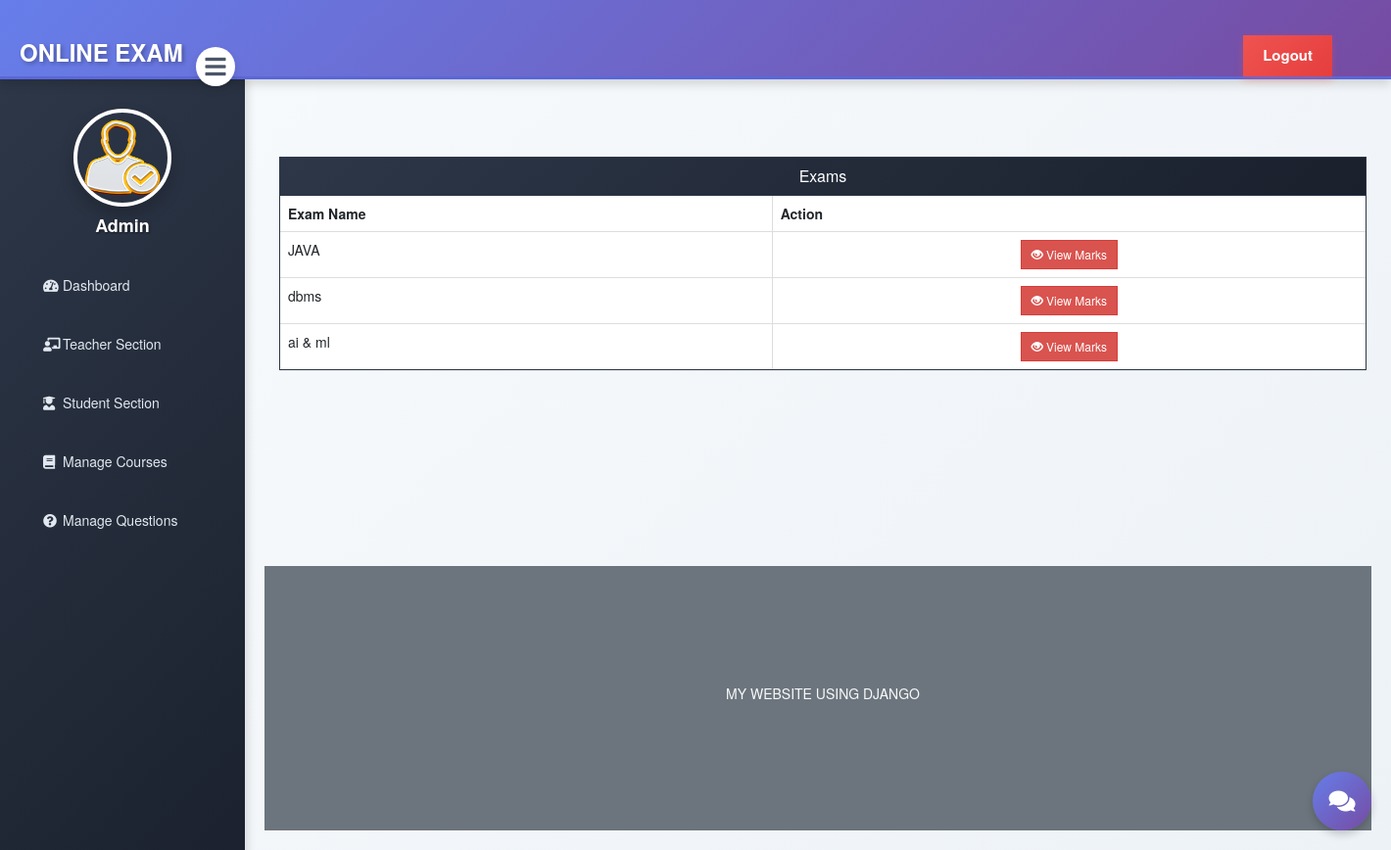
The app's page /admin-view-marks/19 (signed in) with its own data.
### exam/models.py (models this page shows, shortened)
class Course(models.Model):
   id = models.BigAutoField(primary_key=True)
   course_name = models.CharField(max_length=50)
   question_number = models.PositiveIntegerField()
   total_marks = models.PositiveIntegerField()

### exam/views.py (the view)
# urls.py: path('admin-view-marks/<int:pk>', views.admin_view_marks_view,name='admin-view-marks'),
@login_required(login_url='adminlogin')
def admin_view_marks_view(request,pk):
    courses = models.Course.objects.all()
    response =  render(request,'exam/admin_view_marks.html',{'courses':courses})
    response.set_cookie('student_id',str(pk))
    return response

### templates/exam/admin_view_marks.html (shortened to what this page needs)
{% extends 'exam/adminbase.html' %}
{% block content %}
{%load static%}
<head>
  <link href="//netdna.bootstrapcdn.com/bootstrap/3.0.0/css/bootstrap.min.css" rel="stylesheet" id="bootstrap-css">
</head>
<br><br>
<div class="container">
  <div class="panel panel-primary rounded-0">
    <div class="panel-heading rounded-0">
      <h6 class="panel-title">Exams</h6>
    </div>
    <table class="table table-hover table-bordered" id="dev-table">
      <thead>
        <tr>
          <th>Exam Name</th>
          <th>Action</th>
        </tr>
      </thead>
      {% for t in courses %}
      <tr>
        <td> {{t.course_name}}</td>
        <td class="text-center"><a class="btn btn-danger btn-sm" style="border-radius: 0%;" href="{% url 'admin-check-marks' t.id  %}"><span class="glyphicon glyphicon-eye-open"></span> View Marks</a></td>
      </tr>
      {% endfor %}
    </table>
  </div>
</div>
<br><br><br><br><br><br>
{% endblock content %}

### templates/exam/adminbase.html (style rules this page uses)
a:link { text-decoration: none; }
body { margin: 0; padding: 0; font-family: 'Segoe UI', Tahoma, Geneva, Verdana, sans-serif; background: linear-gradient(135deg, #f5f7fa 0%, #c3cfe2 100%); }
.panel-primary { border-color: #2d3748 !important; }
.panel-primary > .panel-heading { background: linear-gradient(135deg, #2d3748 0%, #1a202c 100%) !important; border-color: #2d3748 !important; color: #fff; }

### templates/exam/admin_view_marks.html (style rules this page uses)
a:link { text-decoration: none; }
h6 { text-align: center; }

### records on screen
Course: course_name "JAVA"
Course: course_name "dbms"
Course: course_name "ai & ml"
